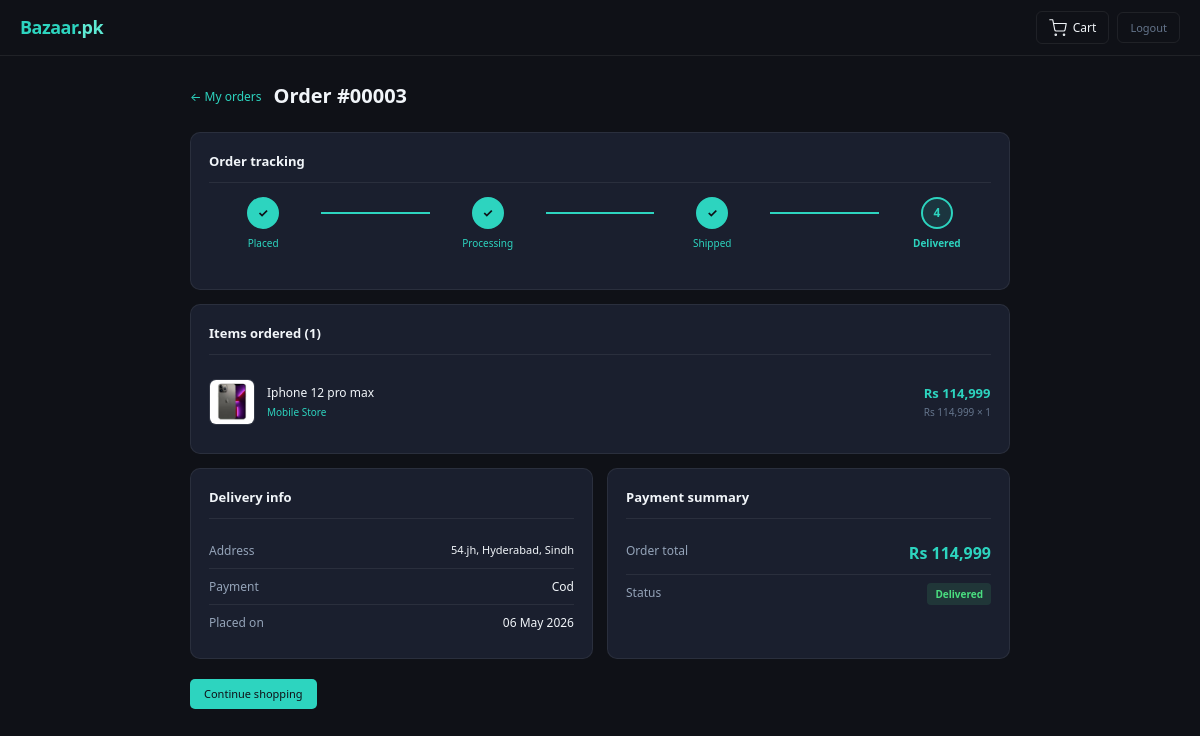
/customer/orders.php?id=3 (signed in), run on the app's committed database.
### tables this page shows
CREATE TABLE `orders` (
  `id` int(11) NOT NULL,
  `customer_id` int(11) NOT NULL,
  `total` decimal(10,2) NOT NULL,
  `status` enum('pending','processing','shipped','delivered','cancelled') DEFAULT 'pending',
  `address` text DEFAULT NULL,
  `payment_method` varchar(50) DEFAULT 'cod',
  `created_at` timestamp NOT NULL DEFAULT current_timestamp()
);

CREATE TABLE `order_items` (
  `id` int(11) NOT NULL,
  `order_id` int(11) NOT NULL,
  `product_id` int(11) NOT NULL,
  `vendor_id` int(11) NOT NULL,
  `quantity` int(11) NOT NULL DEFAULT 1,
  `price_at_purchase` decimal(10,2) NOT NULL
);

CREATE TABLE `products` (
  `id` int(11) NOT NULL,
  `vendor_id` int(11) NOT NULL,
  `title` varchar(255) NOT NULL,
  `description` text DEFAULT NULL,
  `price` decimal(10,2) NOT NULL,
  `old_price` decimal(10,2) DEFAULT NULL,
  `stock` int(11) DEFAULT 0,
  `category` varchar(100) DEFAULT NULL,
  `image` varchar(255) DEFAULT NULL,
  `images` text DEFAULT NULL,
  `rating` decimal(2,1) DEFAULT 0.0,
  `review_count` int(11) DEFAULT 0,
  `sales_count` int(11) DEFAULT 0,
  `is_active` tinyint(1) DEFAULT 1,
  `is_featured` tinyint(1) DEFAULT 0,
  `is_new` tinyint(1) DEFAULT 0,
  `is_hot` tinyint(1) DEFAULT 0,
  `created_at` timestamp NOT NULL DEFAULT current_timestamp(),
  `specs` text DEFAULT NULL
);

CREATE TABLE `vendors` (
  `id` int(11) NOT NULL,
  `user_id` int(11) NOT NULL,
  `store_name` varchar(150) NOT NULL,
  `logo` varchar(255) DEFAULT NULL,
  `bio` text DEFAULT NULL,
  `rating` decimal(2,1) DEFAULT 0.0,
  `status` enum('pending','approved','banned') DEFAULT 'pending',
  `created_at` timestamp NOT NULL DEFAULT current_timestamp()
);

### customer/orders.php (the view, shortened to what this page needs)
<?php
require_once '../db.php';
$userId   = $_SESSION['user_id'];
$orderDetail = null;
$orderItems  = [];
if (isset($_GET['id'])) {
    $oid = (int)$_GET['id'];
    try {
        $dStmt = $conn->prepare("
            SELECT * FROM orders WHERE id = ? AND customer_id = ? LIMIT 1
        ");
        $dStmt->execute([$oid, $userId]);
        $orderDetail = $dStmt->fetch();
        if ($orderDetail) {
            $iStmt = $conn->prepare("
                SELECT oi.*, p.title, p.image, v.store_name
                FROM order_items oi
                JOIN products p ON oi.product_id = p.id
                JOIN vendors  v ON oi.vendor_id  = v.id
                WHERE oi.order_id = ?
            ");
            $iStmt->execute([$oid]);
            $orderItems = $iStmt->fetchAll();
        }
    } catch (PDOException $e) {}
}
$statusColors = [
    'pending'    => 'var(--amber)',
    'processing' => '#60a5fa',
    'shipped'    => '#60a5fa',
    'delivered'  => 'var(--green)',
    'cancelled'  => 'var(--red)',
];
$statusBg = [
    'pending'    => 'rgba(245,158,11,0.12)',
    'processing' => 'rgba(96,165,250,0.12)',
    'shipped'    => 'rgba(96,165,250,0.12)',
    'delivered'  => 'rgba(74,222,128,0.12)',
    'cancelled'  => 'rgba(248,113,113,0.12)',
];
?>
<!DOCTYPE html>
<html lang="en">
<head>
  <link href="https://cdn.jsdelivr.net/npm/bootstrap@5.3.0/dist/css/bootstrap.min.css" rel="stylesheet">
  <link href="../css/style.css"     rel="stylesheet">
  <link href="../css/styleshop.css" rel="stylesheet">
</head>
<body>
<nav class="shop-nav">
  <a href="../shop/shop.php" class="shop-logo">Bazaar<span>.pk</span></a>
  <div class="nav-right">
    <a href="../cart/cart.php" class="nav-cart">
      <svg viewBox="0 0 24 24"><circle cx="9" cy="21" r="1"/><circle cx="20" cy="21" r="1"/><path d="M1 1h4l2.68 13.39a2 2 0 001.99 1.61h9.72a2 2 0 001.99-1.61L23 6H6"/></svg>
      <span class="cart-lbl">Cart</span>
    </a>
    <a href="../logout.php" class="nav-logout-ghost">Logout</a>
  </div>
</nav>
<div class="page-wrap">
  <?php if ($orderDetail): ?>
    <div class="page-title">
      <a href="orders.php">← My orders</a>
      Order #<?= str_pad($orderDetail['id'],5,'0',STR_PAD_LEFT) ?>
    </div>
    <?php
    $steps = ['pending','processing','shipped','delivered'];
    $currentStep = array_search($orderDetail['status'], $steps);
    ?>
    <?php if ($orderDetail['status'] !== 'cancelled'): ?>
      <div class="detail-card">
        <div class="detail-title">Order tracking</div>
        <div class="track-steps">
          <?php
          $stepLabels = ['Placed','Processing','Shipped','Delivered'];
          for ($i = 0; $i < count($steps); $i++):
            $isDone   = $currentStep > $i;
            $isActive = $currentStep === $i;
            $cls = $isDone ? 'done' : ($isActive ? 'active' : '');
          ?>
            <div class="ts-step">
              <div class="ts-circle <?= $cls ?>">
                <?= $isDone ? '✓' : ($i+1) ?>
              </div>
              <div class="ts-label <?= $cls ?>"><?= $stepLabels[$i] ?></div>
            </div>
            <?php if ($i < count($steps)-1): ?>
              <div class="ts-line <?= $isDone ? 'done' : '' ?>"></div>
            <?php endif; ?>
          <?php endfor; ?>
        </div>
      </div>
    <?php else: ?>
      <div style="background:rgba(248,113,113,0.08);border:1px solid rgba(248,113,113,0.2);border-radius:8px;padding:12px 16px;margin-bottom:14px;font-size:12px;color:var(--red);">
        &#10007; This order has been cancelled.
      </div>
    <?php endif; ?>
    <div class="detail-card">
      <div class="detail-title">Items ordered (<?= count($orderItems) ?>)</div>
      <?php foreach ($orderItems as $item): ?>
        <div class="detail-item">
          <div class="di-img">
            <?php if (!empty($item['image'])): ?>
              <img src="../uploads/products/<?= htmlspecialchars($item['image']) ?>" alt="">
            <?php else: ?>
              &#128722;
            <?php endif; ?>
          </div>
          <div style="flex:1;">
            <div class="di-name"><?= htmlspecialchars($item['title']) ?></div>
            <div class="di-vendor"><?= htmlspecialchars($item['store_name']) ?></div>
          </div>
          <div>
            <div class="di-price">Rs <?= number_format($item['price_at_purchase'] * $item['quantity']) ?></div>
            <div class="di-qty">Rs <?= number_format($item['price_at_purchase']) ?> × <?= $item['quantity'] ?></div>
          </div>
        </div>
      <?php endforeach; ?>
    </div>
    <div style="display:grid;grid-template-columns:1fr 1fr;gap:14px;">
      <div class="detail-card">
        <div class="detail-title">Delivery info</div>
        <div class="info-row"><span class="info-label">Address</span><span class="info-value" style="font-size:11px;text-align:right;max-width:200px;"><?= htmlspecialchars($orderDetail['address']) ?></span></div>
        <div class="info-row"><span class="info-label">Payment</span><span class="info-value"><?= ucfirst(str_replace('_',' ',$orderDetail['payment_method']??'cod')) ?></span></div>
        <div class="info-row"><span class="info-label">Placed on</span><span class="info-value"><?= date('d M Y', strtotime($orderDetail['created_at'])) ?></span></div>
      </div>
      <div class="detail-card">
        <div class="detail-title">Payment summary</div>
        <div class="info-row"><span class="info-label">Order total</span><span class="info-value" style="color:var(--teal);font-size:16px;font-weight:700;">Rs <?= number_format($orderDetail['total']) ?></span></div>
        <div class="info-row"><span class="info-label">Status</span>
          <span style="font-size:10px;font-weight:700;padding:3px 8px;border-radius:4px;background:<?= $statusBg[$orderDetail['status']] ?? 'var(--bg3)' ?>;color:<?= $statusColors[$orderDetail['status']] ?? 'var(--txt)' ?>;">
            <?= ucfirst($orderDetail['status']) ?>
          </span>
        </div>
      </div>
    </div>
    <div style="margin-top:6px;">
      <a href="../shop/shop.php" class="oc-btn oc-btn-primary" style="display:inline-block;">Continue shopping</a>
    </div>
  <?php endif; ?>
            </div>
</body>
</html>

### css/style.css (style rules this page uses)
:root { --bg: #0f1117; --bg2: #1a1f2e; --bg3: #232938; --teal: #2DD4BF; --teal2: #5EEAD4; --teal-dim: rgba(45,212,191,0.12); --txt: #F1F5F9; --txt2: #94A3B8; --txt3: #64748B; --border: rgba(255,255,255,0.07); --border2: rgba(45,212,191,0.25); --danger: #f87171; --danger-bg: rgba(248,113,113,0.10); --danger-br: rgba(248,113,113,0.25); }
*, *::before, *::after { box-sizing: border-box; margin: 0; padding: 0; }
html { scroll-behavior: smooth; }
body { background: var(--bg); color: var(--txt); font-family: 'Segoe UI', system-ui, -apple-system, sans-serif; font-size: 15px; line-height: 1.6; -webkit-font-smoothing: antialiased; }
a { text-decoration: none; color: inherit; transition: color 0.15s; }
img { max-width: 100%; display: block; }

### css/styleshop.css (style rules this page uses)
:root { --red: #f87171; --amber: #fbbf24; --green: #4ade80; --red-dim: rgba(248,113,113,0.10); --amber-dim: rgba(251,191,36,0.10); }
.shop-nav { display: flex; align-items: center; gap: 12px; padding: 11px 20px; background: var(--bg); border-bottom: 1px solid var(--border); position: sticky; top: 0; z-index: 100; }
.shop-logo { font-size: 18px; font-weight: 700; color: var(--teal); letter-spacing: -0.5px; flex-shrink: 0; text-decoration: none; }
.shop-logo span { color: var(--teal2); }
.nav-right { display: flex; align-items: center; gap: 8px; margin-left: auto; flex-shrink: 0; }
.nav-cart { position: relative; display: flex; align-items: center; gap: 6px; padding: 6px 12px; border: 1px solid var(--border); border-radius: 6px; cursor: pointer; transition: border-color 0.15s; background: transparent; text-decoration: none; }
.nav-cart svg { width: 18px; height: 18px; stroke: var(--txt); fill: none; stroke-width: 1.5; stroke-linecap: round; stroke-linejoin: round; }
.cart-lbl { font-size: 12px; color: var(--txt); font-weight: 500; }
.nav-logout-ghost { font-size: 11px; color: var(--txt3); padding: 6px 12px; border: 1px solid var(--border); border-radius: 6px; cursor: pointer; transition: all 0.15s; background: transparent; text-decoration: none; font-family: inherit; }

### data on the page
orders: id "00003", address "54.jh, Hyderabad, Sindh", payment_method "Cod", created_at "06 May 2026", total "114,999", status "Delivered"
order_items: product.image (picture), product.title "Iphone 12 pro max", vendor.store_name "Mobile Store", $item['price_at_purchase'] * $item['quantity'] "114,999", price_at_purchase "114,999", quantity "1"

### other printed values
$stepLabels[$i] "Placed"
$stepLabels[$i] "Processing"
$stepLabels[$i] "Shipped"
$stepLabels[$i] "Delivered"
count($orderItems) "1"
